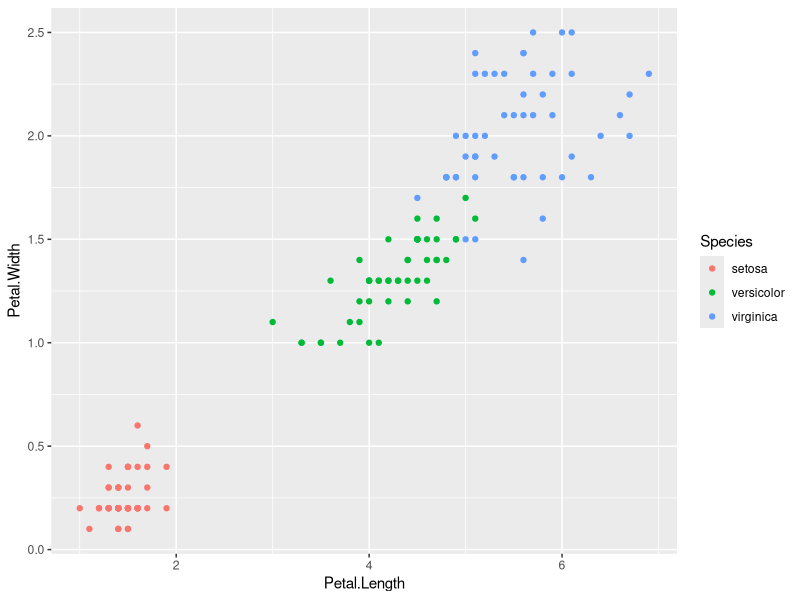
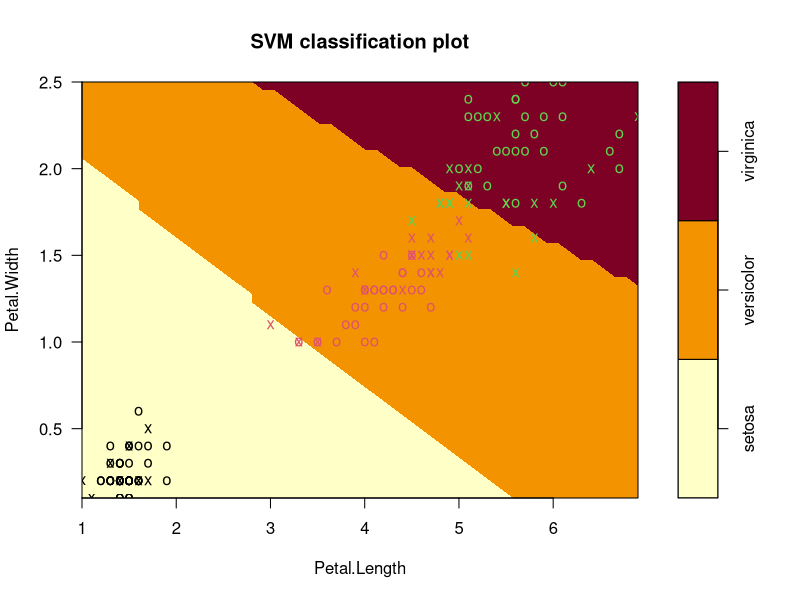

The R script that drew these images, in order:
#Downloading the iris data

data("iris")

#Viewing the iris data

str(iris)

#installing the ggplot2 to find the scatter plot

install.packages("ggplot2")

#loading the ggplot2

library(ggplot2)

#viewing the scatter plot between petal.length and petal.width

qplot(Petal.Length, Petal.Width, data = iris, color = Species)

#install the e1071 package for utilizing Support Vector Machine in R

install.packages("e1071")

#loading the e1071 package in order to use Support Vector Machine

library(e1071)

#Building model

mymodel <- svm(Species~., data = iris, kernel = "radial")

#Summary of the mymodel

summary(mymodel)

#plotting our model

plot(mymodel, data = iris,
     Petal.Width~Petal.Length,
     slice = list(Sepal.Width = 3, Sepal.Length = 4))

summary(mymodel)

pred <- predict(mymodel , iris)

#Find out the Confusion Matrix 

tab <- table(Predicted = pred, Actual = iris$Species)

tab

#Findout the misclassification error rate

1-sum(diag(tab))/sum(tab)
